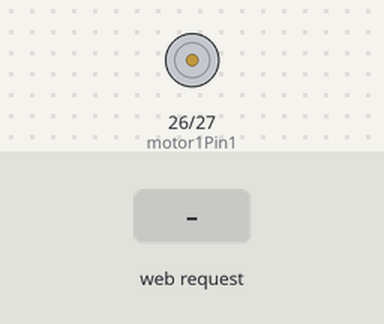
A sketch run on a simulated ESP32. Shown: motor-driver pin pairs drawn as motors (green arrow = first pin HIGH = forward, orange = second pin HIGH = backward, longer = more drive, scaled by the enable pin). The inputs (shaded band) are chosen by the test bench. What the sketch prints to the serial monitor is not drawn.

Above: at 1.2 s.
1.3 s: HTTP request GET /adelante received
At 2.5 s:
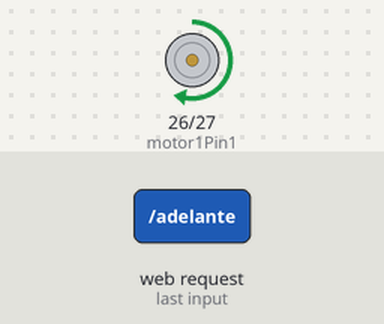
2.8 s: HTTP request GET /atras received
At 3.6 s:
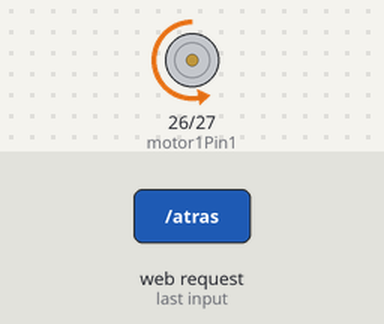
Timing chart, 0 to 5.8 s (numbered marks = the images above; inputs shaded):
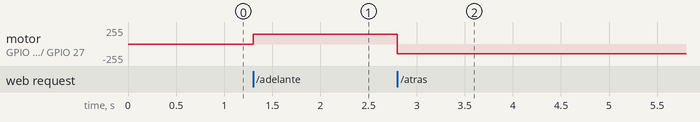

Measured:
- after the input at 1.3 s, motor on GPIO 26 (motor1Pin1) / GPIO 27 (motor1Pin2): stopped → forward 149/255 at once
- after the input at 2.8 s, motor on GPIO 26 (motor1Pin1) / GPIO 27 (motor1Pin2): forward 149/255 → backward 149/255 at once

The sketch:

ejercicio4.ino
```cpp
#include <WiFi.h>
#include <WebServer.h>

// ==========================================
// 1. CONFIGURACIÓN DE RED
// ==========================================
const char *ssid = "ESP32_GrupoX";
const char *password = "12345678";

IPAddress local_IP(192, 168, 10, 1);
IPAddress gateway(192, 168, 10, 1);
IPAddress subnet(255, 255, 255, 0);

WebServer server(80);

// ==========================================
// 2. CONFIGURACIÓN DE HARDWARE (MOTOR)
// ==========================================
const int motor1Pin1 = 26; // IN1
const int motor1Pin2 = 27; // IN2
const int enable1Pin = 14; // ENA (PWM)

// Configuración PWM (ESP32 v3.0+)
const int freq = 5000;
const int resolution = 8;
const int velocidad = 150; // Velocidad fija para los movimientos por web

// Variable para recordar el estado y mostrarlo en la página web
String estadoMotor = "DETENIDO";

// ==========================================
// 3. FUNCIÓN PARA GENERAR LA INTERFAZ WEB
// ==========================================
String generarHTML() {
  String html = "<!DOCTYPE html><html><head>";
  html += "<meta charset='UTF-8'>";
  html += "<meta name='viewport' content='width=device-width, initial-scale=1.0'>";
  html += "<title>Control Inalámbrico Motor</title>";

  // Estilos CSS: Se añade un tercer botón y se ajustan colores
  html += "<style>";
  html += "body { text-align: center; font-family: Arial; margin-top: 40px; background-color: #f4f4f9;}";
  html += "button { font-size: 22px; padding: 15px; margin: 10px; border-radius: 8px; cursor: pointer; width: 80%; max-width: 300px; font-weight: bold; }";
  html += ".btn-fwd { background-color: #4CAF50; color: white; border: none; }"; // Verde
  html += ".btn-rev { background-color: #2196F3; color: white; border: none; }"; // Azul
  html += ".btn-stop { background-color: #f44336; color: white; border: none; }"; // Rojo
  html += "</style></head><body>";

  html += "<h1>Laboratorio EIE</h1>";

  // Mostrar el estado actual del motor
  html += "<h2>Estado: <strong>" + estadoMotor + "</strong></h2>";

  // Creación de los tres botones con sus rutas correspondientes
  html += "<button class='btn-fwd' onclick=\"window.location.href='/adelante'\">Girar Adelante</button><br>";
  html += "<button class='btn-stop' onclick=\"window.location.href='/detener'\">DETENER MOTOR</button><br>";
  html += "<button class='btn-rev' onclick=\"window.location.href='/atras'\">Girar Atrás</button>";

  html += "</body></html>";
  return html;
}

// ==========================================
// 4. FUNCIONES CONTROLADORAS DE RUTAS
// ==========================================

// Carga la página principal
void handleRoot() {
  server.send(200, "text/html", generarHTML());
}

// Ruta: /adelante
void handleAdelante() {
  digitalWrite(motor1Pin1, HIGH);
  digitalWrite(motor1Pin2, LOW);
  ledcWrite(enable1Pin, velocidad); // Activa el PWM
  estadoMotor = "ADELANTE";
  server.send(200, "text/html", generarHTML());
}

// Ruta: /atras
void handleAtras() {
  digitalWrite(motor1Pin1, LOW);
  digitalWrite(motor1Pin2, HIGH);
  ledcWrite(enable1Pin, velocidad); // Activa el PWM
  estadoMotor = "ATRÁS";
  server.send(200, "text/html", generarHTML());
}

// Ruta: /detener
void handleDetener() {
  digitalWrite(motor1Pin1, LOW);
  digitalWrite(motor1Pin2, LOW);
  ledcWrite(enable1Pin, 0); // Apaga el PWM por seguridad
  estadoMotor = "DETENIDO";
  server.send(200, "text/html", generarHTML());
}

void setup() {
  Serial.begin(115200);

  // Configurar pines de control del motor como salida
  pinMode(motor1Pin1, OUTPUT);
  pinMode(motor1Pin2, OUTPUT);

  // Configurar PWM del ESP32 v3.0+
  ledcAttach(enable1Pin, freq, resolution);

  // Asegurarnos de que el motor inicie detenido
  digitalWrite(motor1Pin1, LOW);
  digitalWrite(motor1Pin2, LOW);
  ledcWrite(enable1Pin, 0);

  // Levantar red Wi-Fi (Access Point)
  Serial.println("\nConfigurando el Access Point...");
  WiFi.softAPConfig(local_IP, gateway, subnet);
  WiFi.softAP(ssid, password);
  Serial.print("Red Wi-Fi creada. Conéctate a 'ESP32_GrupoX' y entra a la IP: ");
  Serial.println(WiFi.softAPIP());

  // Vincular las rutas de internet a las funciones
  server.on("/", handleRoot);
  server.on("/adelante", handleAdelante);
  server.on("/atras", handleAtras);
  server.on("/detener", handleDetener);

  // Arrancar el servidor web
  server.begin();
  Serial.println("Servidor HTTP iniciado.");
}

void loop() {
  // Escuchar peticiones entrantes de los clientes (celular, PC, etc.)
  server.handleClient();
}
```
